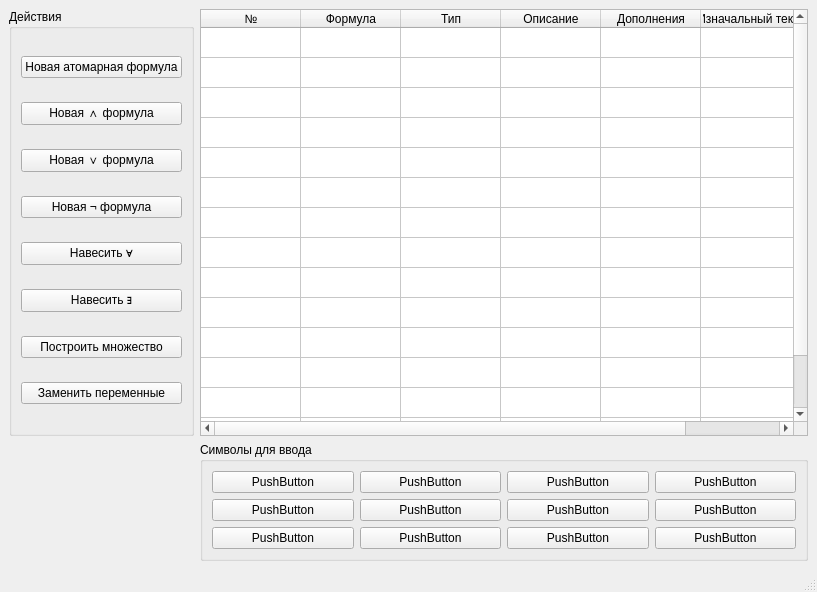
<?xml version="1.0" encoding="UTF-8"?>
<ui version="4.0">
 <class>MainWindow</class>
 <widget class="QMainWindow" name="MainWindow">
  <property name="geometry">
   <rect>
    <x>0</x>
    <y>0</y>
    <width>817</width>
    <height>592</height>
   </rect>
  </property>
  <property name="windowTitle">
   <string>MainWindow</string>
  </property>
  <widget class="QWidget" name="centralwidget">
   <layout class="QGridLayout" name="gridLayout">
    <item row="0" column="0" rowspan="4">
     <widget class="QGroupBox" name="groupBox">
      <property name="title">
       <string>Действия</string>
      </property>
      <layout class="QVBoxLayout" name="verticalLayout">
       <item>
        <widget class="QPushButton" name="pushButton_3">
         <property name="text">
          <string>Новая атомарная формула</string>
         </property>
        </widget>
       </item>
       <item>
        <widget class="QPushButton" name="pushButton_2">
         <property name="acceptDrops">
          <bool>false</bool>
         </property>
         <property name="text">
          <string>Новая ∧ формула</string>
         </property>
        </widget>
       </item>
       <item>
        <widget class="QPushButton" name="pushButton">
         <property name="text">
          <string>Новая ∨ формула</string>
         </property>
        </widget>
       </item>
       <item>
        <widget class="QPushButton" name="pushButton_4">
         <property name="text">
          <string>Новая ¬ формула</string>
         </property>
        </widget>
       </item>
       <item>
        <widget class="QPushButton" name="pushButton_5">
         <property name="text">
          <string>Навесить ∀</string>
         </property>
        </widget>
       </item>
       <item>
        <widget class="QPushButton" name="pushButton_6">
         <property name="text">
          <string>Навесить ∃</string>
         </property>
        </widget>
       </item>
       <item>
        <widget class="QPushButton" name="pushButton_19">
         <property name="text">
          <string>Построить множество</string>
         </property>
        </widget>
       </item>
       <item>
        <widget class="QPushButton" name="pushButton_20">
         <property name="text">
          <string>Заменить переменные</string>
         </property>
        </widget>
       </item>
      </layout>
     </widget>
    </item>
    <item row="0" column="2" rowspan="4">
     <widget class="QTableWidget" name="tableWidget">
      <property name="rowCount">
       <number>15</number>
      </property>
      <attribute name="horizontalHeaderVisible">
       <bool>true</bool>
      </attribute>
      <attribute name="horizontalHeaderMinimumSectionSize">
       <number>10</number>
      </attribute>
      <attribute name="horizontalHeaderHighlightSections">
       <bool>true</bool>
      </attribute>
      <attribute name="verticalHeaderVisible">
       <bool>false</bool>
      </attribute>
      <attribute name="verticalHeaderCascadingSectionResizes">
       <bool>false</bool>
      </attribute>
      <attribute name="verticalHeaderMinimumSectionSize">
       <number>20</number>
      </attribute>
      <attribute name="verticalHeaderDefaultSectionSize">
       <number>30</number>
      </attribute>
      <attribute name="verticalHeaderHighlightSections">
       <bool>true</bool>
      </attribute>
      <row>
       <property name="text">
        <string/>
       </property>
      </row>
      <row>
       <property name="text">
        <string/>
       </property>
      </row>
      <row>
       <property name="text">
        <string/>
       </property>
      </row>
      <row>
       <property name="text">
        <string/>
       </property>
      </row>
      <row>
       <property name="text">
        <string/>
       </property>
      </row>
      <row>
       <property name="text">
        <string/>
       </property>
      </row>
      <row>
       <property name="text">
        <string/>
       </property>
      </row>
      <row/>
      <row/>
      <row/>
      <row/>
      <row/>
      <row/>
      <row/>
      <row/>
      <column>
       <property name="text">
        <string>№</string>
       </property>
      </column>
      <column>
       <property name="text">
        <string>Формула</string>
       </property>
      </column>
      <column>
       <property name="text">
        <string>Тип</string>
       </property>
      </column>
      <column>
       <property name="text">
        <string>Описание</string>
       </property>
      </column>
      <column>
       <property name="text">
        <string>Дополнения</string>
       </property>
      </column>
      <column>
       <property name="text">
        <string>Изначальный текст</string>
       </property>
      </column>
     </widget>
    </item>
    <item row="4" column="2">
     <widget class="QGroupBox" name="groupBox_2">
      <property name="title">
       <string>Символы для ввода</string>
      </property>
      <layout class="QGridLayout" name="gridLayout_2">
       <item row="1" column="2">
        <widget class="QPushButton" name="pushButton_13">
         <property name="text">
          <string>PushButton</string>
         </property>
        </widget>
       </item>
       <item row="1" column="1">
        <widget class="QPushButton" name="pushButton_12">
         <property name="text">
          <string>PushButton</string>
         </property>
        </widget>
       </item>
       <item row="0" column="1">
        <widget class="QPushButton" name="pushButton_8">
         <property name="text">
          <string>PushButton</string>
         </property>
        </widget>
       </item>
       <item row="1" column="3">
        <widget class="QPushButton" name="pushButton_14">
         <property name="text">
          <string>PushButton</string>
         </property>
        </widget>
       </item>
       <item row="0" column="2">
        <widget class="QPushButton" name="pushButton_9">
         <property name="text">
          <string>PushButton</string>
         </property>
        </widget>
       </item>
       <item row="0" column="3">
        <widget class="QPushButton" name="pushButton_10">
         <property name="text">
          <string>PushButton</string>
         </property>
        </widget>
       </item>
       <item row="0" column="0">
        <widget class="QPushButton" name="pushButton_7">
         <property name="text">
          <string>PushButton</string>
         </property>
        </widget>
       </item>
       <item row="1" column="0">
        <widget class="QPushButton" name="pushButton_11">
         <property name="text">
          <string>PushButton</string>
         </property>
        </widget>
       </item>
       <item row="2" column="0">
        <widget class="QPushButton" name="pushButton_15">
         <property name="text">
          <string>PushButton</string>
         </property>
        </widget>
       </item>
       <item row="2" column="1">
        <widget class="QPushButton" name="pushButton_16">
         <property name="text">
          <string>PushButton</string>
         </property>
        </widget>
       </item>
       <item row="2" column="2">
        <widget class="QPushButton" name="pushButton_17">
         <property name="text">
          <string>PushButton</string>
         </property>
        </widget>
       </item>
       <item row="2" column="3">
        <widget class="QPushButton" name="pushButton_18">
         <property name="text">
          <string>PushButton</string>
         </property>
        </widget>
       </item>
      </layout>
     </widget>
    </item>
   </layout>
  </widget>
  <widget class="QMenuBar" name="menubar">
   <property name="geometry">
    <rect>
     <x>0</x>
     <y>0</y>
     <width>817</width>
     <height>22</height>
    </rect>
   </property>
  </widget>
  <widget class="QStatusBar" name="statusbar"/>
 </widget>
 <resources/>
 <connections/>
</ui>
